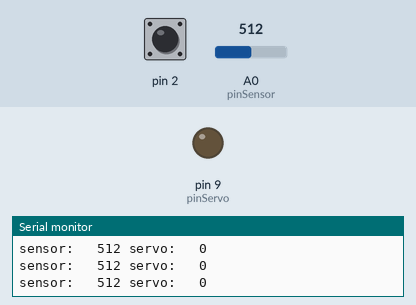
This sketch was run on a simulated Arduino Uno, built with avr-gcc and run on an emulated ATmega328P. Parts: output pins drawn as LEDs (lit = HIGH), the last lines printed to the serial monitor. The inputs (shaded band) are chosen by the test bench; at power-on: A0 (pinSensor) = 512, pin 2 HIGH.

Above: at 1.2 s.
1.3 s: A0 (pinSensor) set to 528
At 2.5 s:
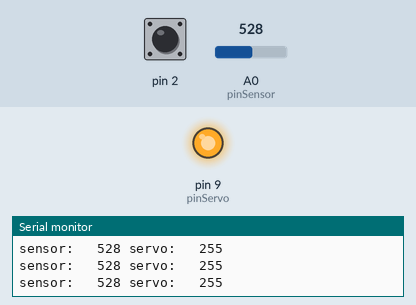
8.4 s: A0 (pinSensor) set to 511
At 8.8 s:
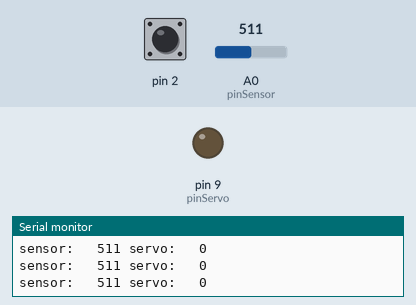
9.9 s: A0 (pinSensor) set to 716
At 10.6 s:
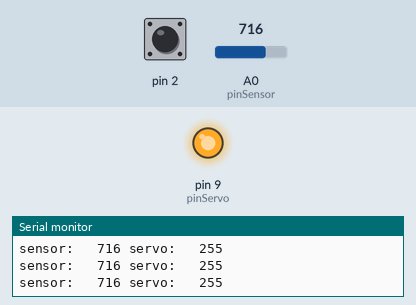
Timing chart, 0 to 12.4 s (numbered marks = the images above; inputs shaded):
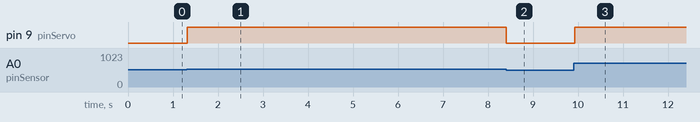

The sketch:

sensorServo_02.ino
```cpp
int pinSensor = A0;
int pinServo = 9;


int valSensor = 0;
int valServo = 0;

int minValor = 0;
int maxValor = 255;


void setup() {
   Serial.begin(9600);
   pinMode(pinSensor, INPUT);
   pinMode(pinServo, OUTPUT);

   valServo = minValor;
   analogWrite(pinServo, valServo);

   pinMode(2, INPUT_PULLUP);

   attachInterrupt(digitalPinToInterrupt(2), interrupcion, FALLING);
}


void interrupcion(){
   Serial.println("paso algo...");
   delay(1000);
}

int minInput = 1024;
int maxInput = 0;

void loop() {

  valSensor = analogRead(pinSensor);
  //  minInput = minInput < valSensor ? valSensor : minInput;
  minInput = min(valSensor, minInput);
  maxInput = max(valSensor, maxInput);

  valServo = map(valSensor, minInput, maxInput, 0, 255); // valor, minIN, maxIN, minOUT, maxOUT
  valServo = constrain(valServo, 0, 255);

  analogWrite(pinServo, valServo);


  Serial.print("sensor: \t");
  Serial.print(valSensor);
  Serial.print(" servo: \t");
  Serial.print(valServo);
  Serial.println("");

  delay(50);


}
```

Measured:
- the behaviour switches between 512 and 513 on A0 (pinSensor) (found by bisection; images 0 and 1)
- after the input at 1.3 s, pin 9 (pinServo): LOW → HIGH at once
- after the input at 8.4 s, pin 9 (pinServo): HIGH → LOW at once
- after the input at 9.9 s, pin 9 (pinServo): LOW → HIGH at once
